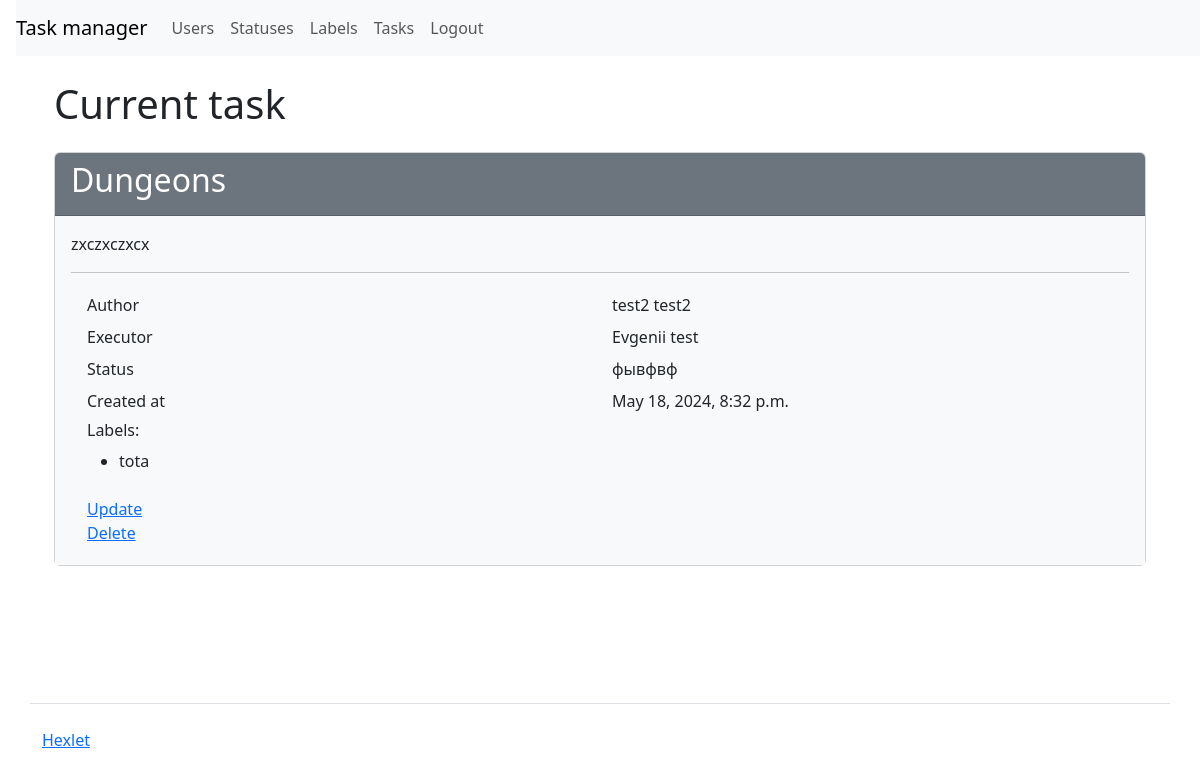
Screenshot of /tasks/2/ (signed in) with the database file from the repository.
### task_manager/apps/tasks/models.py (models this page shows, shortened)
class Task(models.Model):
    name = models.CharField(max_length=150, unique=True, verbose_name=_("Name"))
    description = models.TextField(max_length=300, verbose_name=_("Description"))
    status = models.ForeignKey(Status, on_delete=models.PROTECT, related_name="statuses", verbose_name=_("Status"))
    executor = models.ForeignKey(
        User,
        on_delete=models.PROTECT,
        related_name="executor",
        verbose_name=_("Executor"),
    )
    labels = models.ManyToManyField(Label, blank=True, related_name="labels", verbose_name=_("Labels"))
    author = models.ForeignKey(
        User,
        on_delete=models.PROTECT,
        related_name="author",
        verbose_name=_("Author"),
    )
    created_at = models.DateTimeField(auto_now_add=True, verbose_name=_("Created at"))

### task_manager/apps/users/models.py (models this page shows)
class User(AbstractUser):
    def __str__(self):
        return f"{self.first_name} {self.last_name}"

### task_manager/apps/statuses/models.py (models this page shows)
class Status(models.Model):
    name = models.CharField(max_length=255, null=False, blank=False, verbose_name=_("Name"))
    created_at = models.DateTimeField(auto_now_add=True, verbose_name=_("Created at"))
    def __str__(self) -> str:
        return self.name

### task_manager/apps/labels/models.py (models this page shows, shortened)
class Label(models.Model):
    name = models.CharField(max_length=255, null=False, blank=False, verbose_name=_("Name"))
    created_at = models.DateTimeField(auto_now_add=True, verbose_name=_("Created at"))

### task_manager/apps/tasks/views.py (the view)
# urls.py: path("<int:pk>/", views.TaskDetailView.as_view(), name="current_task"),
class TaskDetailView(CustomLoginRequiredMixin, DetailView):
    model = Task
    template_name = "tasks/current_task.html"
    login_url = "login"
    context_object_name = "task"
    def get_context_data(self, **kwargs):
        context = super().get_context_data(**kwargs)
        context["labels"] = self.object.labels.filter()
        return context

### task_manager/mixins.py (called while the page is built)
    def dispatch(self, request: HttpRequest, *args, **kwargs):
        if not request.user.is_authenticated:
            messages.add_message(
                request, messages.ERROR, self.permission_denied_message
            )
            return self.handle_no_permission()
        return super(CustomLoginRequiredMixin, self).dispatch(request, *args, **kwargs)

### task_manager/templates/tasks/current_task.html
{% extends 'base.html' %}
{% load i18n %}
{% block content %}
<div class="container wrapper flex-grow-1">
    <h1 class="my-4">{% translate "Current task" %}</h1>
    <div class="card">
        <div class="card-header bg-secondary text-white">
            <h2>{{ task.name }}</h2>
        </div>
        <div class="card-body bg-light">
            <p>{{ task.description }}</p>
            <hr>
            <div class="container">
                <div class="row p-1">
                    <div class="col">{% translate "Author" %}</div>
                    <div class="col">{{ task.author }}</div>
                </div>
                <div class="row p-1">
                    <div class="col">{% translate "Executor" %}</div>
                    <div class="col">{{ task.executor }}</div>
                </div>
                <div class="row p-1">
                    <div class="col">{% translate "Status" %}</div>
                    <div class="col">{{ task.status }}</div>
                </div>
                <div class="row p-1">
                    <div class="col">{% translate "Created at" %}</div>
                    <div class="col">{{ task.created_at }}</div>
                </div>
                <div class="row p-1">
                    <div class="col">
                        <h6>{% translate "Labels" %}:</h6>
                        {% for label in labels %}
                        <ul>
                            <li>{{ label.name }}</li>
                        </ul>
                        {% endfor %}
                    </div>
                </div>
                <div class="row p-1">
                    <div class="col">
                        <a href="{% url 'update_task' task.id %}">{% translate "Update" %}</a>
                        <br>
                        <a href="{% url 'delete_task' task.id %}">{% translate "Delete" %}</a>
                    </div>
                </div>
            </div>
        </div>
    </div>
</div>
{% endblock %}

### rows the page displays
Task: name "Dungeons", description "zxczxczxcx", author "test2 test2", executor "Evgenii test", status "фывфвф", created_at "May 18, 2024, 8:32 p.m."
Label: name "tota"
